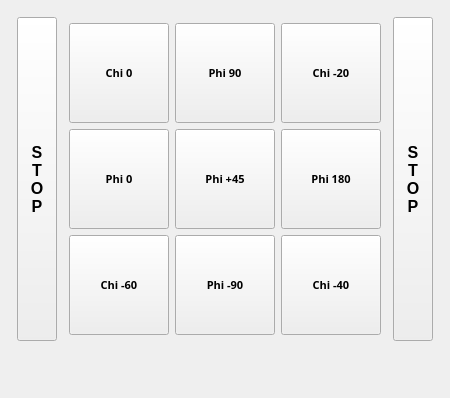
                <widget class="QWidget" name="Centring">
                 <attribute name="title">
                  <string>Centring</string>
                 </attribute>
                 <layout class="QVBoxLayout" name="verticalLayout_7">
                  <item>
                   <layout class="QHBoxLayout" name="horizontalLayout_16">
                    <property name="spacing">
                     <number>6</number>
                    </property>
                    <property name="sizeConstraint">
                     <enum>QLayout::SetDefaultConstraint</enum>
                    </property>
                    <property name="leftMargin">
                     <number>6</number>
                    </property>
                    <property name="topMargin">
                     <number>6</number>
                    </property>
                    <property name="rightMargin">
                     <number>6</number>
                    </property>
                    <property name="bottomMargin">
                     <number>6</number>
                    </property>
                    <item>
                     <spacer name="horizontalSpacer_23">
                      <property name="font">
                       <font>
                        <family>AU Passata</family>
                        <pointsize>8</pointsize>
                        <weight>75</weight>
                        <bold>true</bold>
                       </font>
                      </property>
                      <property name="orientation">
                       <enum>Qt::Horizontal</enum>
                      </property>
                      <property name="sizeHint" stdset="0">
                       <size>
                        <width>0</width>
                        <height>20</height>
                       </size>
                      </property>
                     </spacer>
                    </item>
                    <item>
                     <widget class="QToolButton" name="btn_stop_07">
                      <property name="sizePolicy">
                       <sizepolicy hsizetype="Fixed" vsizetype="Expanding">
                        <horstretch>0</horstretch>
                        <verstretch>0</verstretch>
                       </sizepolicy>
                      </property>
                      <property name="minimumSize">
                       <size>
                        <width>40</width>
                        <height>0</height>
                       </size>
                      </property>
                      <property name="font">
                       <font>
                        <pointsize>12</pointsize>
                        <weight>75</weight>
                        <bold>true</bold>
                       </font>
                      </property>
                      <property name="statusTip">
                       <string>Stop all motors &amp; abort data collection!</string>
                      </property>
                      <property name="text">
                       <string>S
T
O
P</string>
                      </property>
                     </widget>
                    </item>
                    <item>
                     <layout class="QGridLayout" name="gridLayout_17">
                      <property name="sizeConstraint">
                       <enum>QLayout::SetFixedSize</enum>
                      </property>
                      <property name="leftMargin">
                       <number>6</number>
                      </property>
                      <property name="topMargin">
                       <number>6</number>
                      </property>
                      <property name="rightMargin">
                       <number>6</number>
                      </property>
                      <property name="bottomMargin">
                       <number>6</number>
                      </property>
                      <property name="spacing">
                       <number>6</number>
                      </property>
                      <item row="2" column="1">
                       <widget class="QToolButton" name="btn_cnt_phi_4">
                        <property name="sizePolicy">
                         <sizepolicy hsizetype="Fixed" vsizetype="Fixed">
                          <horstretch>0</horstretch>
                          <verstretch>0</verstretch>
                         </sizepolicy>
                        </property>
                        <property name="minimumSize">
                         <size>
                          <width>100</width>
                          <height>100</height>
                         </size>
                        </property>
                        <property name="font">
                         <font>
                          <family>AU Passata</family>
                          <pointsize>8</pointsize>
                          <weight>75</weight>
                          <bold>true</bold>
                         </font>
                        </property>
                        <property name="focusPolicy">
                         <enum>Qt::NoFocus</enum>
                        </property>
                        <property name="statusTip">
                         <string>Click to move motor to phi = 310</string>
                        </property>
                        <property name="text">
                         <string>Phi -90</string>
                        </property>
                        <property name="checkable">
                         <bool>true</bool>
                        </property>
                        <property name="autoExclusive">
                         <bool>true</bool>
                        </property>
                       </widget>
                      </item>
                      <item row="0" column="1">
                       <widget class="QToolButton" name="btn_cnt_phi_2">
                        <property name="sizePolicy">
                         <sizepolicy hsizetype="Fixed" vsizetype="Fixed">
                          <horstretch>0</horstretch>
                          <verstretch>0</verstretch>
                         </sizepolicy>
                        </property>
                        <property name="minimumSize">
                         <size>
                          <width>100</width>
                          <height>100</height>
                         </size>
                        </property>
                        <property name="font">
                         <font>
                          <family>AU Passata</family>
                          <pointsize>8</pointsize>
                          <weight>75</weight>
                          <bold>true</bold>
                         </font>
                        </property>
                        <property name="focusPolicy">
                         <enum>Qt::NoFocus</enum>
                        </property>
                        <property name="statusTip">
                         <string>Click to move motor to phi = 130</string>
                        </property>
                        <property name="text">
                         <string>Phi 90</string>
                        </property>
                        <property name="checkable">
                         <bool>true</bool>
                        </property>
                        <property name="autoExclusive">
                         <bool>true</bool>
                        </property>
                       </widget>
                      </item>
                      <item row="2" column="0">
                       <widget class="QToolButton" name="btn_cnt_chi_4">
                        <property name="enabled">
                         <bool>true</bool>
                        </property>
                        <property name="sizePolicy">
                         <sizepolicy hsizetype="Fixed" vsizetype="Fixed">
                          <horstretch>0</horstretch>
                          <verstretch>0</verstretch>
                         </sizepolicy>
                        </property>
                        <property name="minimumSize">
                         <size>
                          <width>100</width>
                          <height>100</height>
                         </size>
                        </property>
                        <property name="font">
                         <font>
                          <family>AU Passata</family>
                          <pointsize>8</pointsize>
                          <weight>75</weight>
                          <bold>true</bold>
                         </font>
                        </property>
                        <property name="focusPolicy">
                         <enum>Qt::NoFocus</enum>
                        </property>
                        <property name="statusTip">
                         <string>Click to move motor to chi = 270</string>
                        </property>
                        <property name="autoFillBackground">
                         <bool>false</bool>
                        </property>
                        <property name="text">
                         <string>Chi -60</string>
                        </property>
                       </widget>
                      </item>
                      <item row="2" column="2">
                       <widget class="QToolButton" name="btn_cnt_chi_3">
                        <property name="sizePolicy">
                         <sizepolicy hsizetype="Fixed" vsizetype="Fixed">
                          <horstretch>0</horstretch>
                          <verstretch>0</verstretch>
                         </sizepolicy>
                        </property>
                        <property name="minimumSize">
                         <size>
                          <width>100</width>
                          <height>100</height>
                         </size>
                        </property>
                        <property name="font">
                         <font>
                          <family>AU Passata</family>
                          <pointsize>8</pointsize>
                          <weight>75</weight>
                          <bold>true</bold>
                         </font>
                        </property>
                        <property name="focusPolicy">
                         <enum>Qt::NoFocus</enum>
                        </property>
                        <property name="statusTip">
                         <string>Click to move motor to chi = 90</string>
                        </property>
                        <property name="text">
                         <string>Chi -40</string>
                        </property>
                       </widget>
                      </item>
                      <item row="1" column="0">
                       <widget class="QToolButton" name="btn_cnt_phi_1">
                        <property name="sizePolicy">
                         <sizepolicy hsizetype="Fixed" vsizetype="Fixed">
                          <horstretch>0</horstretch>
                          <verstretch>0</verstretch>
                         </sizepolicy>
                        </property>
                        <property name="minimumSize">
                         <size>
                          <width>100</width>
                          <height>100</height>
                         </size>
                        </property>
                        <property name="font">
                         <font>
                          <family>AU Passata</family>
                          <pointsize>8</pointsize>
                          <weight>75</weight>
                          <bold>true</bold>
                         </font>
                        </property>
                        <property name="focusPolicy">
                         <enum>Qt::NoFocus</enum>
                        </property>
                        <property name="statusTip">
                         <string>Click to move motor to phi = 40</string>
                        </property>
                        <property name="text">
                         <string>Phi 0</string>
                        </property>
                        <property name="checkable">
                         <bool>true</bool>
                        </property>
                        <property name="autoExclusive">
                         <bool>true</bool>
                        </property>
                       </widget>
                      </item>
                      <item row="0" column="2">
                       <widget class="QToolButton" name="btn_cnt_chi_2">
                        <property name="sizePolicy">
                         <sizepolicy hsizetype="Fixed" vsizetype="Fixed">
                          <horstretch>0</horstretch>
                          <verstretch>0</verstretch>
                         </sizepolicy>
                        </property>
                        <property name="minimumSize">
                         <size>
                          <width>100</width>
                          <height>100</height>
                         </size>
                        </property>
                        <property name="font">
                         <font>
                          <family>AU Passata</family>
                          <pointsize>8</pointsize>
                          <weight>75</weight>
                          <bold>true</bold>
                         </font>
                        </property>
                        <property name="focusPolicy">
                         <enum>Qt::NoFocus</enum>
                        </property>
                        <property name="statusTip">
                         <string>Click to move motor to chi = 0</string>
                        </property>
                        <property name="text">
                         <string>Chi -20</string>
                        </property>
                       </widget>
                      </item>
                      <item row="1" column="2">
                       <widget class="QToolButton" name="btn_cnt_phi_3">
                        <property name="sizePolicy">
                         <sizepolicy hsizetype="Fixed" vsizetype="Fixed">
                          <horstretch>0</horstretch>
                          <verstretch>0</verstretch>
                         </sizepolicy>
                        </property>
                        <property name="minimumSize">
                         <size>
                          <width>100</width>
                          <height>100</height>
                         </size>
                        </property>
                        <property name="font">
                         <font>
                          <family>AU Passata</family>
                          <pointsize>8</pointsize>
                          <weight>75</weight>
                          <bold>true</bold>
                         </font>
                        </property>
                        <property name="focusPolicy">
                         <enum>Qt::NoFocus</enum>
                        </property>
                        <property name="statusTip">
                         <string>Click to move motor to phi = 220</string>
                        </property>
                        <property name="text">
                         <string>Phi 180</string>
                        </property>
                        <property name="checkable">
                         <bool>true</bool>
                        </property>
                        <property name="autoExclusive">
                         <bool>true</bool>
                        </property>
                       </widget>
                      </item>
                      <item row="0" column="0">
                       <widget class="QToolButton" name="btn_cnt_chi_1">
                        <property name="sizePolicy">
                         <sizepolicy hsizetype="Fixed" vsizetype="Fixed">
                          <horstretch>0</horstretch>
                          <verstretch>0</verstretch>
                         </sizepolicy>
                        </property>
                        <property name="minimumSize">
                         <size>
                          <width>100</width>
                          <height>100</height>
                         </size>
                        </property>
                        <property name="font">
                         <font>
                          <family>AU Passata</family>
                          <pointsize>8</pointsize>
                          <weight>75</weight>
                          <bold>true</bold>
                         </font>
                        </property>
                        <property name="focusPolicy">
                         <enum>Qt::NoFocus</enum>
                        </property>
                        <property name="statusTip">
                         <string>Click to move motor to chi = 0</string>
                        </property>
                        <property name="autoFillBackground">
                         <bool>false</bool>
                        </property>
                        <property name="text">
                         <string>Chi 0</string>
                        </property>
                       </widget>
                      </item>
                      <item row="1" column="1">
                       <widget class="QToolButton" name="btn_cnt_inc_1">
                        <property name="sizePolicy">
                         <sizepolicy hsizetype="Fixed" vsizetype="Fixed">
                          <horstretch>0</horstretch>
                          <verstretch>0</verstretch>
                         </sizepolicy>
                        </property>
                        <property name="minimumSize">
                         <size>
                          <width>100</width>
                          <height>100</height>
                         </size>
                        </property>
                        <property name="font">
                         <font>
                          <family>AU Passata</family>
                          <pointsize>8</pointsize>
                          <weight>75</weight>
                          <bold>true</bold>
                         </font>
                        </property>
                        <property name="mouseTracking">
                         <bool>false</bool>
                        </property>
                        <property name="text">
                         <string>Phi +45</string>
                        </property>
                       </widget>
                      </item>
                     </layout>
                    </item>
                    <item>
                     <widget class="QToolButton" name="btn_stop_08">
                      <property name="sizePolicy">
                       <sizepolicy hsizetype="Fixed" vsizetype="Expanding">
                        <horstretch>0</horstretch>
                        <verstretch>0</verstretch>
                       </sizepolicy>
                      </property>
                      <property name="minimumSize">
                       <size>
                        <width>40</width>
                        <height>0</height>
                       </size>
                      </property>
                      <property name="font">
                       <font>
                        <pointsize>12</pointsize>
                        <weight>75</weight>
                        <bold>true</bold>
                       </font>
                      </property>
                      <property name="statusTip">
                       <string>Stop all motors &amp; abort data collection!</string>
                      </property>
                      <property name="layoutDirection">
                       <enum>Qt::LeftToRight</enum>
                      </property>
                      <property name="text">
                       <string>S
T
O
P</string>
                      </property>
                     </widget>
                    </item>
                    <item>
                     <spacer name="horizontalSpacer_24">
                      <property name="font">
                       <font>
                        <family>AU Passata</family>
                        <pointsize>8</pointsize>
                        <weight>75</weight>
                        <bold>true</bold>
                       </font>
                      </property>
                      <property name="orientation">
                       <enum>Qt::Horizontal</enum>
                      </property>
                      <property name="sizeHint" stdset="0">
                       <size>
                        <width>0</width>
                        <height>20</height>
                       </size>
                      </property>
                     </spacer>
                    </item>
                   </layout>
                  </item>
                  <item>
                   <spacer name="verticalSpacer_2">
                    <property name="orientation">
                     <enum>Qt::Vertical</enum>
                    </property>
                    <property name="sizeHint" stdset="0">
                     <size>
                      <width>20</width>
                      <height>40</height>
                     </size>
                    </property>
                   </spacer>
                  </item>
                 </layout>
                </widget>
